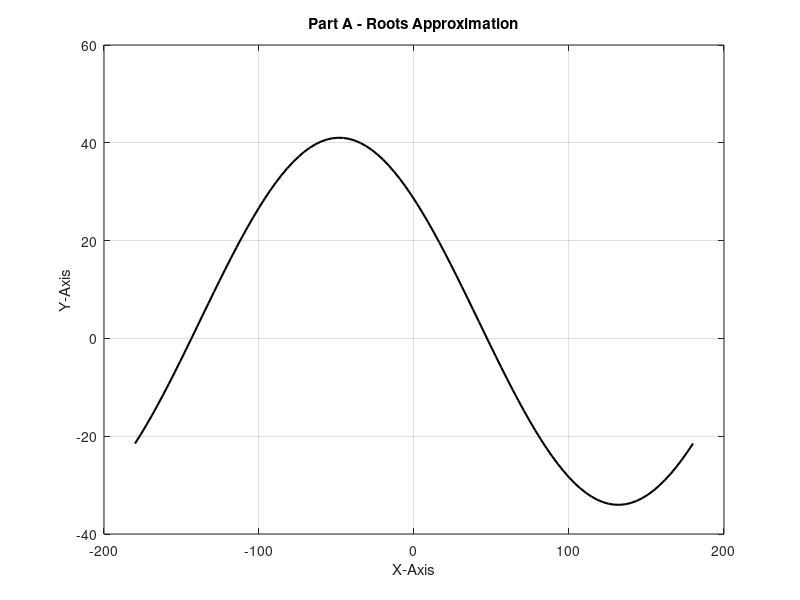

Write MATLAB code to recreate this figure. (Note: this script raises an error after producing the figure.)
function dimensions = tableFormula()
disp('part A');
w = 28; h = 25; b = 3.5;
theta = linspace(rad2deg(-pi),rad2deg(pi));
f = @(theta) h * cosd(theta) + b - w * sind(theta);
plot(theta,f(theta),"k-","LINEWIDTH",1.5);xlabel("X-Axis");ylabel("Y-Axis");grid on;
title("Part A - Roots Approximation");
fprintf('approximate Roots: %f , %f\nNumber of Roots: %d\n\n',-143.6, 46.9, 2);

disp('part B');
eqn = '25 * cos(theta) + 3.5 - 28 * sin(theta)';
[bisect_root, niter] = bisect2( eqn,[0,pi/2],0.0174533);
bisect_root = rad2deg(bisect_root);
disp('Bisection Method');
fprintf('Root: %f\nNumber of Iterations: %d\n\n',bisect_root, niter);

gfunc = 'asin((25*cos(theta)+3.5)/28)';
[xfinal, fp_niter] = fixedpt( gfunc, [-pi,pi], 0.0174533);
xfinal = rad2deg(xfinal);
disp('Fixed Point Method');
fprintf('Root: %f ,%f\nNumber of Iterations: %d\n\n', xfinal, fp_niter);

newton_derivative = '-25 * sin(theta) - 28 * cos(theta)';
newton_eqn = '25 * cos(theta) + 3.5 - 28 * sin(theta)';
[newton_root, newton_niter] = newton( newton_eqn, newton_derivative, 0, 0.0174533);
newton_root = rad2deg(newton_root);
disp('Newton Method');
fprintf('Root: %f\nNumber of Iterations: %d\n\n', newton_root, newton_niter);

disp('part C');
theta_1 = acos((-b*h + sqrt((b^2*h^2) + (h^2+w^2)*(w^2-b^2) ))/(h^2 + w^2));
theta_1 = rad2deg(theta_1);
fprintf('Exact Root: %f\n\n', theta_1);

disp('part D');
d2_approx = (h/(2 * sind(newton_root)));
c = b/tand(newton_root);
a = b/(tand(rad2deg(pi/2)-newton_root));
d1_approx = d2_approx - a - c;
fprintf('Approximate dimensions: \nd1: %f\nd2: %f\n\n', d1_approx, d2_approx);

d2_exact = (h/(2 * sind(theta_1)));
c = b/tand(theta_1);
a = b/(tand(rad2deg(pi/2)-theta_1));
d1_exact = d2_exact - a - c;
fprintf('Exact dimensions: \nd1: %f\nd2: %f\n', d1_exact, d2_exact);
r1 = abs((d1_exact-d1_approx)/d1_exact);r2 = abs((d2_exact-d2_approx)/d2_exact);
fprintf('relative error for d1: %f\nrelative error for d2: %f\nd1 and d2 are accurate within tolerance 0.1 inches\n', r1, r2);
end

